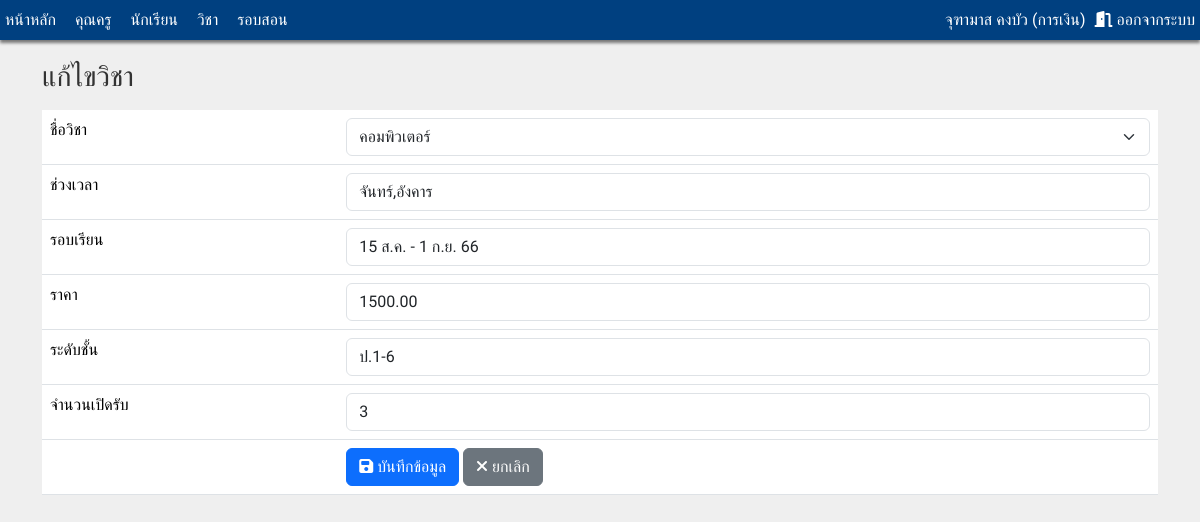
Screenshot of /admin/course_edit.php?tid=2 (signed in) with the database file from the repository.
### tables this page shows
CREATE TABLE `course` (
  `cou_id` int(5) NOT NULL COMMENT 'รหัสคอร์ส',
  `sub_id` int(5) DEFAULT NULL COMMENT 'รหัสวิชา',
  `cou_period` varchar(50) DEFAULT NULL COMMENT 'ช่วงเวลา',
  `cou_round` varchar(50) DEFAULT NULL COMMENT 'รอบเรียน',
  `cou_price` decimal(10,2) DEFAULT NULL COMMENT 'ราคา',
  `cou_level` varchar(50) DEFAULT NULL COMMENT 'ชั้นปี',
  `cou_limit` int(3) DEFAULT NULL COMMENT 'จำนวนเปิดรับ',
  `cou_regis` int(3) DEFAULT NULL COMMENT 'จำนวนสมัคร',
  `cou_status` enum('เปิดรับ','ปิดรับ','เริ่มคอร์ส','จบคอร์ส') DEFAULT NULL COMMENT 'สถานะ'
);

### admin/course_edit.php (the view, shortened to what this page needs)
<?php
include("../inc_connect.php");
$idx = $_GET['tid'];
?>
<!DOCTYPE html>
<html lang="en">
<head>
    <link rel="stylesheet" href="https://cdnjs.cloudflare.com/ajax/libs/font-awesome/6.4.0/css/all.min.css" />
    <link href="https://cdn.jsdelivr.net/npm/bootstrap@5.3.1/dist/css/bootstrap.min.css" rel="stylesheet">
    <link rel="stylesheet" href="../css/mystyle.css">
</head>
<body>
    <?php include("inc_menu.php");?>
<?php
$sql0="select * from course where cou_id='".$idx."'";
$rst0 = mysqli_query($conn,$sql0);
while ($rs=mysqli_fetch_array($rst0)){
?>
    <div class="container">
        <h3 class="float-start mb-3" >แก้ไขวิชา </h3>
        <form action="" method="post" enctype="multipart/form-data">
                <table class="table">
                    <tr>
                        <td>ชื่อวิชา</td>
                        <td>
                            <select class="form-select" name="sub_id" id="sub_id"  require="true">
                                <?php
                                        $sql1 = " SELECT sub_id,sub_name FROM `subject` ORDER BY sub_name";
                                        $rst1 = mysqli_query($conn,$sql1);
                                        while ($rs1=mysqli_fetch_array($rst1))
                                        {
                                            if($rs['sub_id']==$rs1['sub_id']){$sl='selected';}else{$sl='';}
                                            echo '<option value="'.$rs1['sub_id'].'" '.$sl.' >'.$rs1['sub_name'].'</option>';
                                        }
                                ?>
                            </select>
                        </td>
                    </tr>
                    <tr>
                        <td>ช่วงเวลา</td>
                        <td>  <input type="text" name="cou_round" id="cou_round" class="form-control" require="true" value="<?=$rs['cou_round']?>"> </td>
                    </tr>
                    <tr>
                        <td>รอบเรียน</td>
                        <td> <input type="text" name="cou_period" id="cou_period" class="form-control" require="true" value="<?=$rs['cou_period']?>"> </td>
                    </tr>
                    <tr>
                        <td>ราคา</td>
                        <td> <input type="number" name="cou_price" id="cou_price" min="0" max="10000" class="form-control" require="true"  value="<?=$rs['cou_price']?>"> </td>
                    </tr>
                    <tr>
                        <td>ระดับชั้น</td>
                        <td> <input type="text" name="cou_level" id="cou_level" class="form-control" require="true"  value="<?=$rs['cou_level']?>"> </td>
                    </tr>
                    <tr>
                        <td>จำนวนเปิดรับ</td>
                        <td> <input type="number" name="cou_limit" id="cou_limit" class="form-control" require="true" value="<?=$rs['cou_limit']?>"> </td>
                    </tr>
                    <tr>
                        <td></td>
                        <td>
                            <button type="submit" name="submit" class="btn btn-primary"><i class="fa-solid fa-floppy-disk"></i> บันทึกข้อมูล </button>
                            <button type="button" class="btn btn-secondary" onclick="window.location='course.php';"><i class="fa-solid fa-xmark"></i> ยกเลิก </button>
                        </td>
                    </tr>
                </table>
        </form>
    </div>
    <?php } ?>
</body>
</html>

### css/mystyle.css (style rules this page uses)
body { font-size: 16px; font-family: 'Sarabun','Sriracha','Itim'; color: #333333; background-color: #EFEFEF; margin: 0; padding: 0; }

### rows the page displays
course: cou_round "จันทร์,อังคาร", cou_period "15 ส.ค. - 1 ก.ย. 66", cou_price "1500.00", cou_level "ป.1-6", cou_limit "3"

### other values shown
$_SESSION['login_name'] "จุฑามาส คงบัว"
$_SESSION['login_position'] "การเงิน"
form field sub_id "คอมพิวเตอร์"
